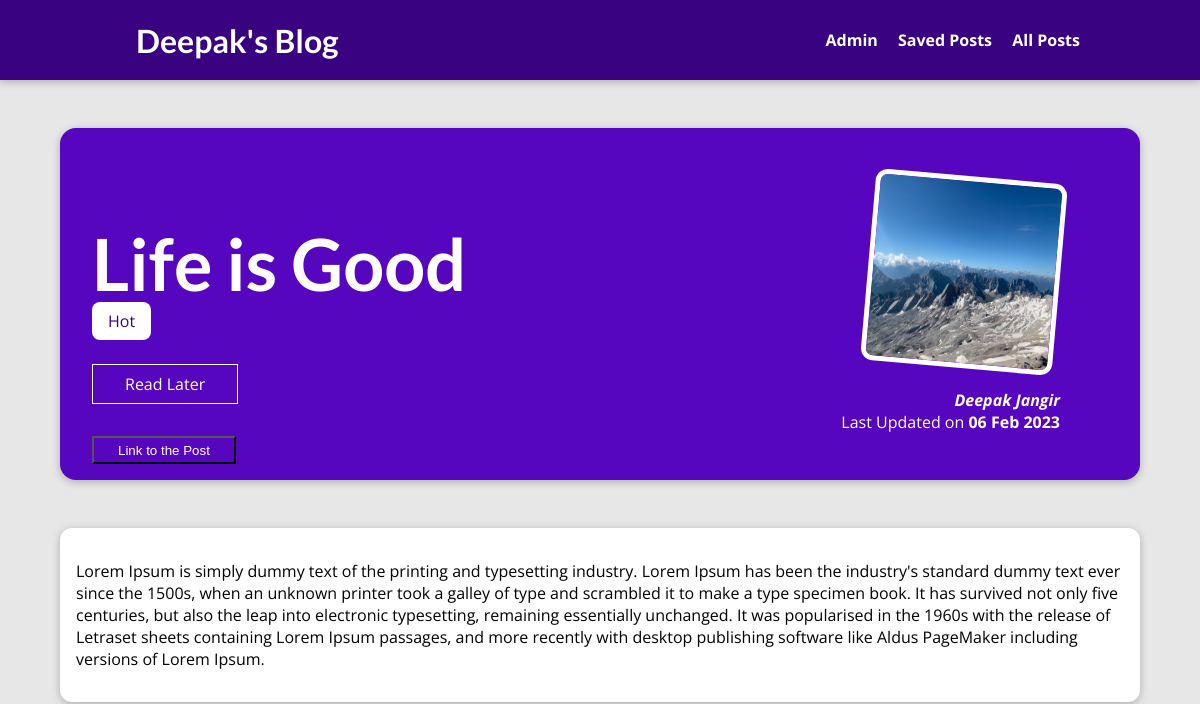
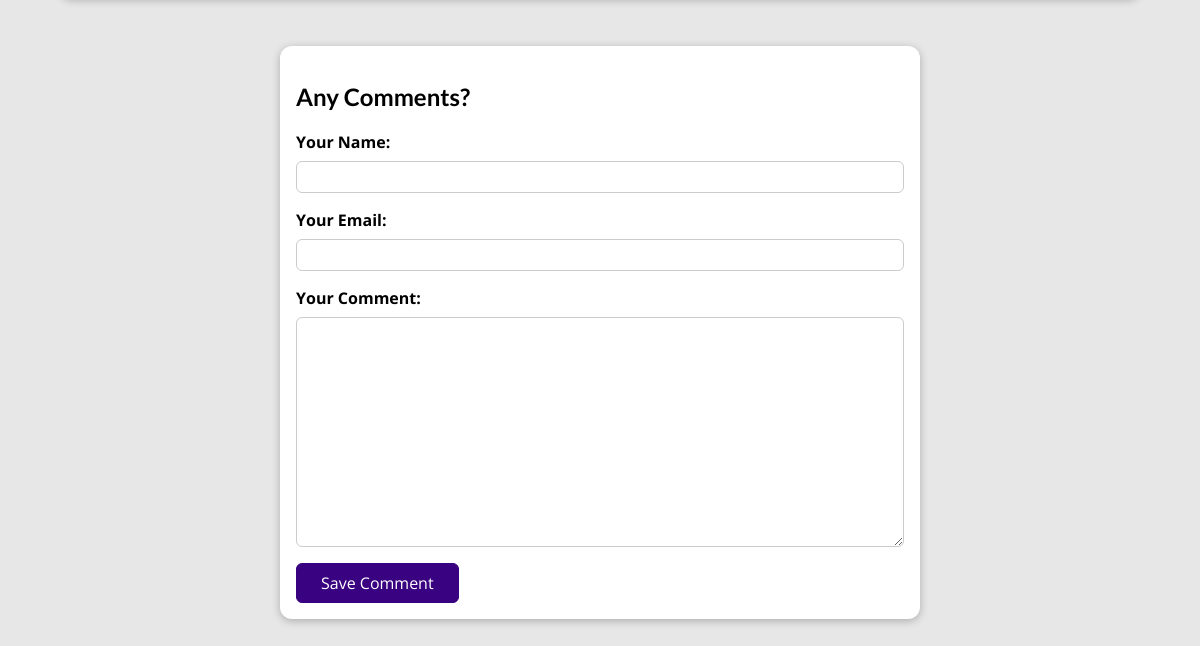
/posts/life-is-good, run on an earlier commit of the app's database (2 pictures, top to bottom).
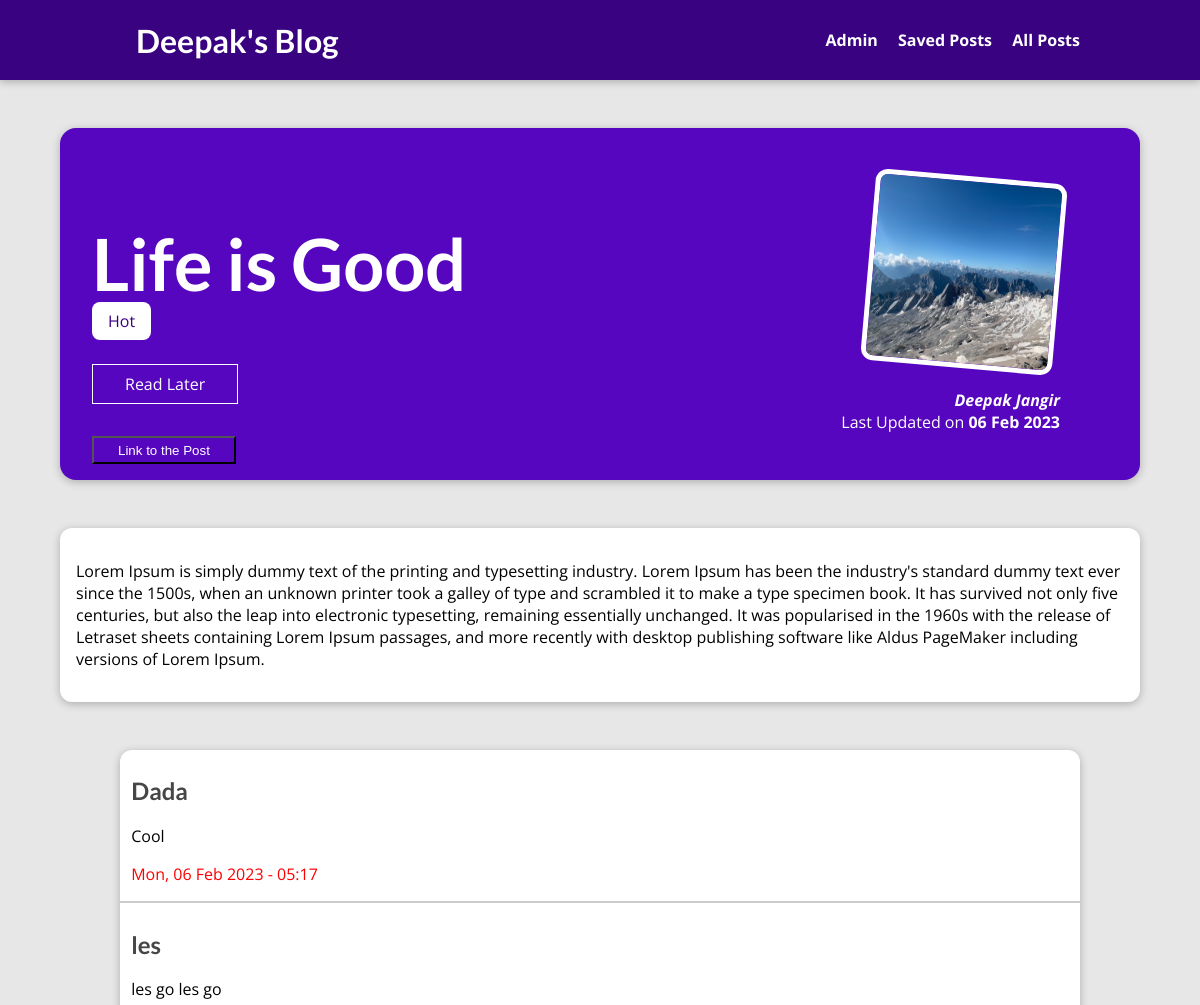
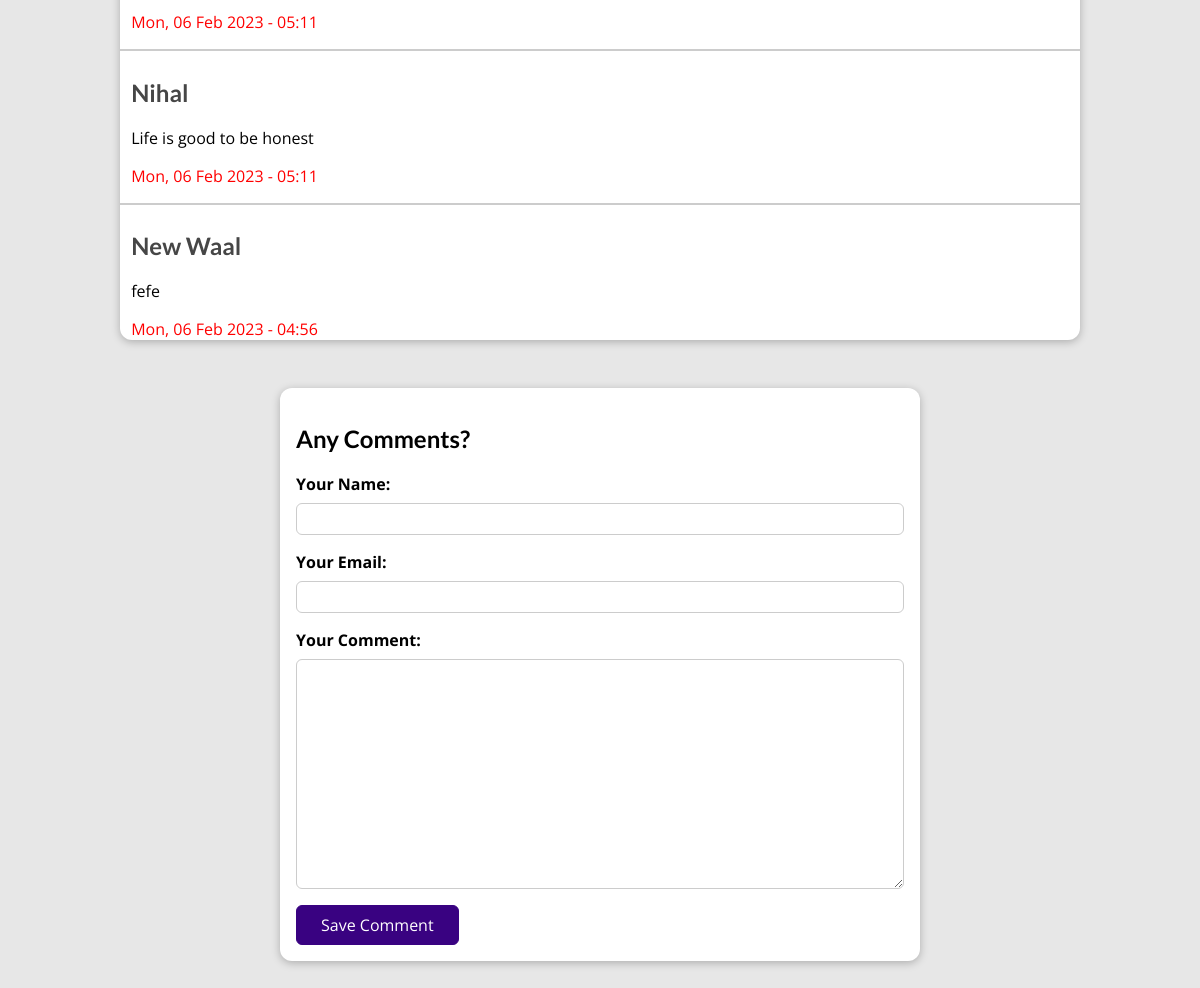
And on a later commit of the database (2 pictures, top to bottom).
### blog/models.py (models this page shows, shortened)
class Post(models.Model):
    title = models.CharField(max_length=150)
    excerpt = models.CharField(max_length=200)
    image = models.ImageField(upload_to="posts", null=True)
    date = models.DateField(auto_now=True)
    slug = models.SlugField(unique=True, db_index=True)
    content = models.TextField(validators=[MinLengthValidator(10)])
    author = models.ForeignKey(Author, on_delete=models.SET_NULL, related_name='posts',null=True)
    tags = models.ManyToManyField(Tag)
    url = models.URLField(max_length=200, blank=True, default='',null=True)

class Tag(models.Model):
    caption = models.CharField(max_length=20)

class Author(models.Model):
    first_name = models.CharField(max_length=100)
    last_name = models.CharField(max_length=100)
    email_address = models.EmailField()
    def full_name(self):
        return f"{self.first_name} {self.last_name}"
    def __str__(self):
        return self.full_name()

class Comment(models.Model):
    user_name = models.CharField(max_length=120)
    user_email = models.EmailField()
    text = models.TextField(max_length=400)
    date_posted = models.DateTimeField(verbose_name=("Creation date"), auto_now_add=True, null=True)
    post = models.ForeignKey(Post, on_delete=models.CASCADE,related_name='comments')

### blog/views.py (the view, shortened to what this page needs)
# urls.py: path("posts/<slug:slug>", views.SinglePostView.as_view(), name='post-detail-page'),
class SinglePostView(View):
    def is_stored_post(self,request,post_id):
        stored_posts =  request.session.get('stored_posts')
        if stored_posts is not None:
            is_saved_for_later = post_id in stored_posts
        else:
            is_saved_for_later = False
        return is_saved_for_later
    def get(self,request,slug):
        post = Post.objects.get(slug=slug)
        context = {
            'post': post,
            'post_tags': post.tags.all(),
            'comment_form': CommentForm(),
            'comments': post.comments.all().order_by('-id')[:4],
            'saved_for_later': self.is_stored_post(request,post.id),
            'post_url_n_exists': post.url is None
        }
        return render(request,"blog/post-detail.html", context)

### blog/forms.py
class CommentForm(forms.ModelForm):
    class Meta:
        model = Comment
        exclude = ['post']
        labels = {
            'user_name': "Your Name",
            'user_email': "Your Email",
            'text': "Your Comment",
            'date_posted': "Creation date"
        }

### blog/templates/blog/post-detail.html (shortened to what this page needs)
{% extends 'base.html' %}
{% load static %}
{% block css_files %}
<link rel="stylesheet" href="{% static "blog/post-detail.css" %}">
{% endblock css_files %}
{% block content %}
    <section id='summary'>
        <h2>{{ post.title }}</h2>
        <div>
            {% for tag in post_tags %}
                <span class='tag'>{{ tag.caption }}</span>
            {% endfor %}
        </div>
        <div id='read-later'>
            <form action="{% url "read-later" %}" method="POST">
                <button>
                    {% if saved_for_later %} Remove from "Read Later List" {% else %} Read Later{% endif %}
                </button>
            </form>
        </div>
        <div id='post-url'>
            <a href="{{ post.url }}" target="_blank"><button type='button' {% if post_url_n_exists %}disabled{% endif %}>{% if post_url_n_exists %}No Link!{% else %}Link to the Post{% endif %}</button></a>
        </div>
        <article>
            <img src="{{ post.image.url }}" alt="{{ post.title }}">
            <address><a href='mailto:{{ post.author.email_address }}'>{{ post.author|title }}</a></address>
            <div>
                Last Updated on <time>{{ post.date|date:"d M Y" }}</time>
            </div>
        </article>
    </section>
    <main>
        {{ post.content|linebreaks }}
    </main>
    <section id='comments'>
        <ul>
            {% for comment in comments %}
                <li>
                    <h2>{{ comment.user_name }}</h2>
                    <p>{{ comment.text|linebreaks }}</p>
                    <p id='datetime'>{{ comment.date_posted|date:"D, d M Y - h:i" }}</p>
                </li>
            {% endfor %}
        </ul>
    </section>
    <section id='comment-form'>
        <h2>Any Comments?</h2>
        <form action="{% url "post-detail-page" post.slug %}" method="POST">
            {% for form_field in comment_form %}
                <div class="form-control {% if form_field.errors %}invalid{% endif %}">
                    {{ form_field.label_tag }}
                    {{ form_field }}
                </div>
            {% endfor %}
            <button>Save Comment</button>
        </form>
    </section>
{% endblock %}

### templates/base.html (shortened to what this page needs)
{% load static %}
<!DOCTYPE html>
<html lang="en">
<head>
    <link rel="stylesheet" href="{% static 'app.css' %}">
    {% block css_files %}{% endblock css_files %}
</head>
<body>
    <header id='main-navigation'>
        <h1><a href="{% url 'index-page' %}">Deepak's Blog</a></h1>
        <nav>
            <a href="{% url 'admin' %}">Admin</a>
            <a href="{% url 'read-later' %}">Saved Posts</a>
            <a href="{% url 'posts-page' %}">All Posts</a>
        </nav>
    </header>
    {% block content %}{% endblock content %}
</body>
</html>

### static/app.css (style rules this page uses)
* { box-sizing: border-box; }
html { font-family: 'Open Sans', 'Lato', sans-serif; }
body { margin: 0; }
h1, h2, h3 { font-family: 'Lato', sans-serif; font-weight: bold; }
#main-navigation { width: 100%; height: 5rem; display: flex; justify-content: space-between; align-items: center; padding: 0 10%; position: absolute; top: 0; left: 0; }
#main-navigation a { text-decoration: none; color: white; font-weight: bold; margin-left: 1rem; }

### blog/static/blog/post-detail.css (style rules this page uses)
body { background-color: #e7e7e7; }
#main-navigation { background-color: #390281; box-shadow: 0 2px 8px rgba(0, 0, 0, 0.25); }
#summary { margin: 8rem auto 3rem auto; padding: 2rem; width: 90%; max-width: 90rem; border-radius: 16px; background-color: #5706c0; position: relative; box-shadow: 0 2px 8px rgba(0, 0, 0, 0.25); height: 22rem; }
#summary h2 { color: white; font-size: 4.5rem; margin-bottom: 0.25rem; }
#summary article { position: absolute; top: 2rem; right: 3rem; padding: 1rem 2rem; border-radius: 12px; text-align: right; color: white; }
#summary article img { width: 12rem; height: 12rem; border-radius: 12px; transform: rotateZ(5deg); border: 5px solid white; margin-bottom: 1rem; }
#summary address { font-weight: bold; }
#summary a { color: white; text-decoration: none; }
#summary time { font-weight: bold; }
#read-later { margin: 2rem 0; }
#read-later button { background-color: transparent; border: 1px solid white; padding: 0.5rem 2rem; font: inherit; color: white; cursor: pointer; }
#post-url button { background-color: transparent; padding: 0.3rem 1.5rem; color: white; cursor: pointer; }
main { width: 90%; max-width: 90rem; margin: 3rem auto; background-color: white; padding: 1rem; border-radius: 12px; box-shadow: 0 2px 8px rgba(0, 0, 0, 0.25); }
.tag { background-color: white; color: #390281; padding: 0.5rem 1rem; border-radius: 8px; }
#comment-form { margin: 3rem auto; width: 90%; max-width: 40rem; border-radius: 12px; background-color: white; box-shadow: 0 2px 8px rgba(0, 0, 0, 0.25); padding: 1rem; }
#comment-form button { font: inherit; background-color: #390281; color: white; border: 1px solid #390281; padding: 0.5rem 1.5rem; border-radius: 6px; cursor: pointer; }
.form-control { margin-bottom: 1rem; }
.form-control label { font-weight: bold; margin-bottom: 0.5rem; display: block; }
.form-control input, .form-control textarea { display: block; width: 100%; font: inherit; padding: 0.25rem; border-radius: 6px; border: 1px solid #ccc; }
#comments { margin: 3rem auto; width: 90%; max-width: 60rem; border-radius: 12px; background-color: white; box-shadow: 0 2px 8px rgba(0, 0, 0, 0.25); }
#comments ul { list-style: none; margin: 0; padding: 0; }
#comments li { padding: 0.4rem 0 0 0.7rem; border-bottom: 2px solid #ccc; }
#comments li:last-of-type { border-bottom: none; }
#comments h2 { color: #464646; }
#datetime { color: red; }

What changed in the data, as far as the page shows it:
added Comment: user_name "Dada", text "Cool", date_posted "Mon, 06 Feb 2023 - 05:17"
added Comment: user_name "les", text "les go les go", date_posted "Mon, 06 Feb 2023 - 05:11"
added Comment: user_name "Nihal", text "Life is good to be honest", date_posted "Mon, 06 Feb 2023 - 05:11"
added Comment: user_name "New Waal", text "fefe", date_posted "Mon, 06 Feb 2023 - 04:56"
